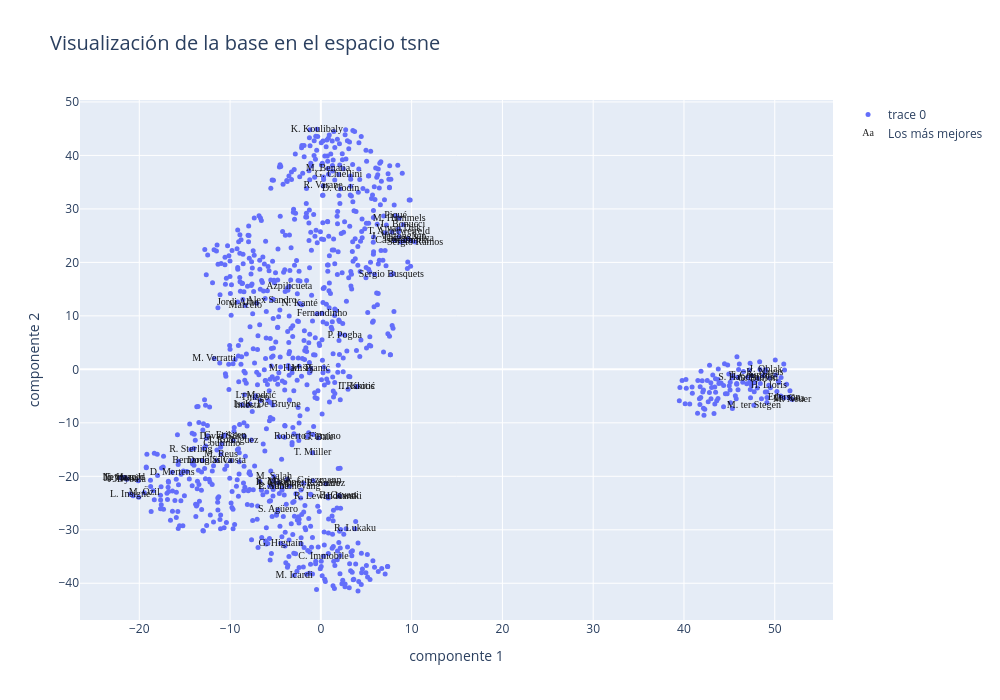

Notebook code cell kept with this figure:
### Code cell
fig.show()

### Figure 1 — Plotly figure (JSON) as saved in the notebook; plotly's stock layout.template omitted (floating-point values rounded to 4 significant figures; data arrays with more than 128 entries replaced by an {"elided": "..."} marker saying what was removed)
{"data": [{"marker": {"size": 5}, "mode": "markers", "text": {"elided": "1001 str values"}, "type": "scatter", "x": {"elided": "1001 float values"}, "y": {"elided": "1001 float values"}}, {"mode": "text", "name": "Los más mejores", "opacity": 0.9, "text": ["L. Messi", "Cristiano Ronaldo", "Neymar Jr", "De Gea", "K. De Bruyne", "E. Hazard", "L. Modrić", "L. Suárez", "Sergio Ramos", "J. Oblak", "R. Lewandowski", "T. Kroos", "D. Godín", "David Silva", "N. Kanté", "P. Dybala", "H. Kane", "A. Griezmann", "M. ter Stegen", "T. Courtois", "Sergio Busquets", "E. Cavani", "M. Neuer", "S. Agüero", "G. Chiellini", "K. Mbappé", "M. Salah", "Casemiro", "J. Rodríguez", "L. Insigne", "Isco", "C. Eriksen", "Coutinho", "P. Aubameyang", "M. Hummels", "Marcelo", "G. Bale", "H. Lloris", "G. Higuaín", "Thiago Silva", "S. Handanovič", "G. Buffon", "S. Umtiti", "M. Icardi", "K. Koulibaly", "P. Pogba", "K. Navas", "R. Lukaku", "C. Immobile", "Jordi Alba", "D. Mertens", "J. Vertonghen", "M. Hamšík", "I. Rakitić", "Piqué", "L. Sané", "Bernardo Silva", "Ederson", "S. Mané", "V. van Dijk", "R. Sterling", "Roberto Firmino", "R. Varane", "M. Verratti", "Alex Sandro", "Douglas Costa", "T. Müller", "Thiago", "M. Reus", "Azpilicueta", "L. Bonucci", "T. Alderweireld", "M. Pjanić", "M. Benatia", "M. Özil", "Fernandinho", "Iniesta"], "textfont": {"color": "black", "family": "sans serif", "size": 10}, "type": "scatter", "x": [-22.04, -1.881, -21.75, 51.6, -5.291, -21.56, -7.177, 0.5599, 10.39, 49.0, 0.7729, 4.018, 2.176, -10.76, -2.341, -21.38, 2.041, -0.8512, 47.7, 47.45, 7.771, 2.001, 51.92, -4.733, 1.967, -4.681, -5.175, 8.102, -9.655, -20.99, -8.702, -10.54, -10.91, -3.455, 8.634, -8.325, -0.2586, 49.34, -4.409, 9.622, 47.01, 48.12, 9.923, -2.933, -0.4279, 2.631, 48.91, 3.76, 0.2912, -9.166, -16.38, 8.596, -3.226, 3.929, 8.234, -5.231, -13.04, 51.02, -5.245, 8.557, -14.33, -1.483, 0.2496, -11.75, -5.422, -11.49, -0.9143, -7.255, -11.01, -3.481, 9.058, 8.573, -1.131, 0.7749, -19.45, 0.1253, -8.056], "y": [-20.34, -21.3, -20.22, -5.367, -6.656, -20.2, -4.946, -21.38, 23.81, -0.06334, -23.68, -3.216, 33.78, -12.52, 12.31, -20.54, -23.75, -20.84, -6.707, -1.188, 17.71, -23.58, -5.646, -26.28, 36.45, -21.22, -20.02, 24.14, -13.31, -23.33, -6.64, -12.28, -13.92, -21.87, 28.28, 11.92, -12.78, -2.992, -32.5, 24.49, -1.494, -1.692, 24.05, -38.49, 44.92, 6.407, -0.5382, -29.8, -34.95, 12.58, -19.26, 24.8, 0.1761, -3.248, 28.71, -21.89, -17.05, -5.327, -20.88, 26.26, -15.01, -12.62, 34.31, 2.021, 12.96, -17.06, -15.61, -5.242, -15.84, 15.56, 27.03, 25.72, 0.1561, 37.56, -23.05, 10.5, -6.762]}], "layout": {"autosize": false, "height": 700, "title": {"font": {"size": 20}, "text": "Visualización de la base en el espacio tsne"}, "width": 1000, "xaxis": {"title": {"text": "componente 1"}}, "yaxis": {"title": {"text": "componente 2"}}}}
